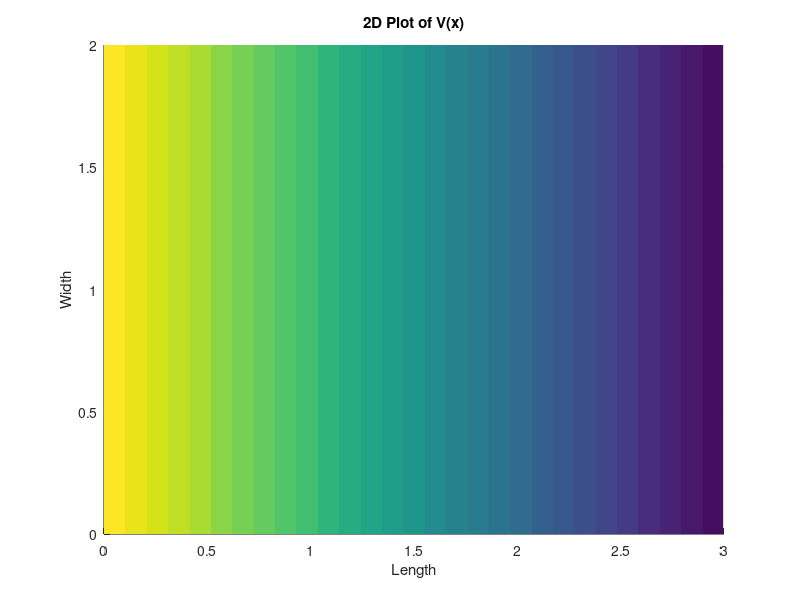
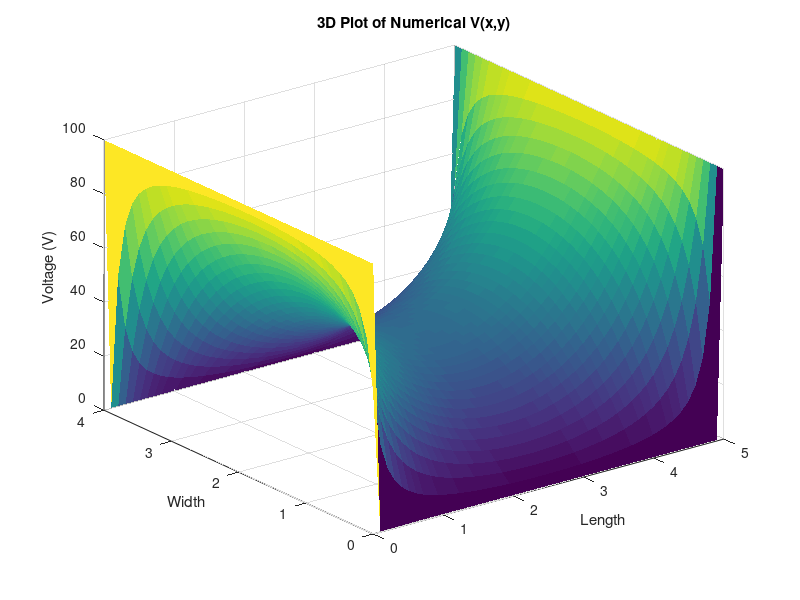
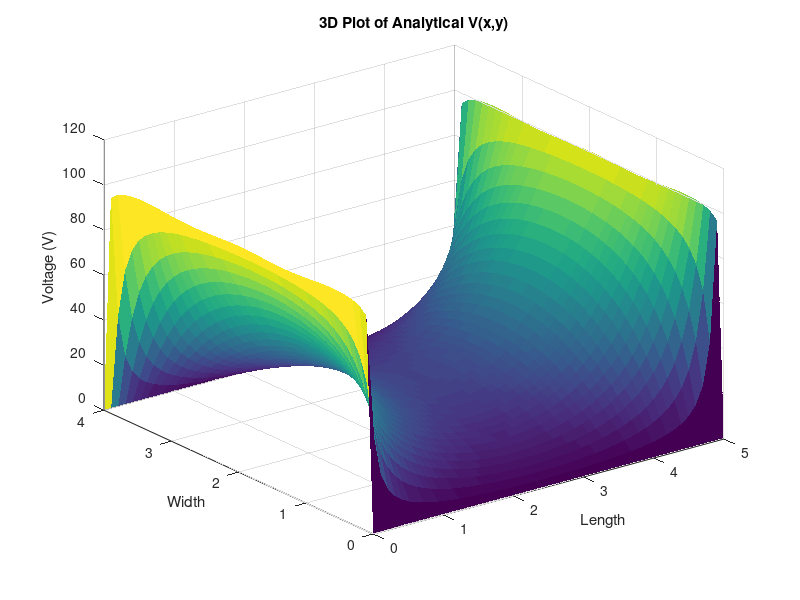
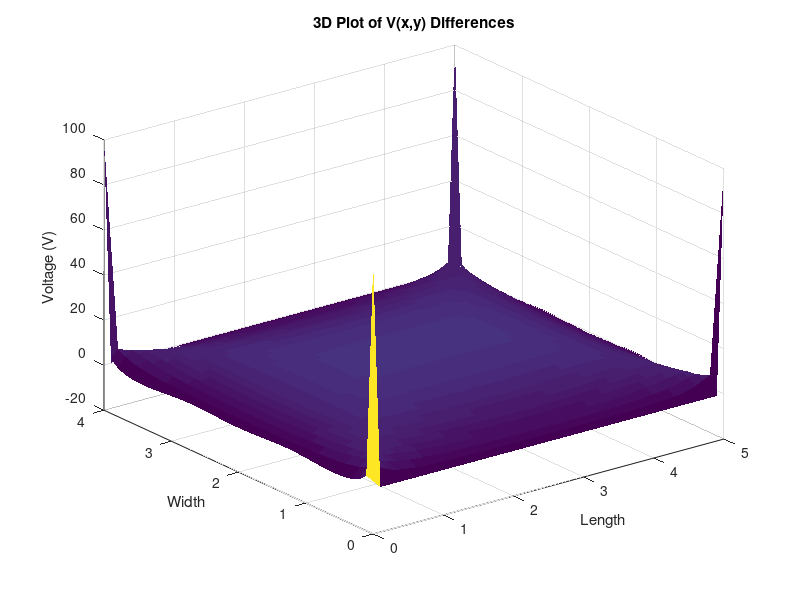

The MATLAB source for these figures, in order:
clear
close
%% ELEC4700 Assignment 2
% Qiushi(Leonard) Chen
%101049864

%% ELEC4700 Assignment 2 Part 1(a)

VoL = 1; % Left side of the Area has Boundary Voltage = VoL
VoR = 0; % Right side of the Area has Boundary Voltage = VoR
L = 3; % Area Length
W = 2; % Area Width
GridSize = 0.1; % Each mesh grid has the Length and Width of 0.01
nx = L/GridSize; % Length mesh size
ny = W/GridSize; % Width mesh size
delta = 1; % Delta x and Delta y of FD condition 
G = sparse(nx*ny,nx*ny); % G matrix has size(nx*ny,nx*ny)
B = zeros(nx*ny,1); % B is the product of G matrix * V


%% (a) Solve the simple case where V = V0 at x = 0 and V = 0 at x = L.Note that in this case the top/bottom BC are not fixed

% 
for Horizontal = 1: nx
    for Vertical = 1:ny
        n = Vertical+(Horizontal-1)*ny;
        % Left side Boundary Condition
        if Horizontal == 1 
            G(n,:) = 0;
            G(n,n) = 1/delta;
            B(n) = VoL;
        % Right side Boundary Condition
        elseif Horizontal == nx
            G(n,:) = 0;
            G(n,n) = 1/delta;
            B(n) = VoR;
        
        else 
            nxm = Vertical+((Horizontal-1)-1)*ny;
            nxp = Vertical+((Horizontal+1)-1)*ny;
            G(n,n) = -2/delta;
            G(n,nxm) = 1/delta;
            G(n,nxp) = 1/delta;
        end
    end
end

Vn = G\B; % Find (ny*ny:1), size V = G\B
% Mapping the V to the matrix size of nx*ny
for irow = 1: nx 
    for jcolumn = 1:ny
         n = jcolumn+(irow-1)*ny;
         V(irow,jcolumn) = Vn(n);    
    end
end
GMatrix = full(G);
figure('name','2D Plot of V(x)')

% Creates a 2D Voltage surface plot
x = linspace(0,L,nx);
y = linspace(0,W,ny);
H = surf(x,y,V');

set(H,'linestyle','none');
title("2D Plot of V(x)")
xlabel("Length")
ylabel("Width")
zlabel("Voltage (V)")
xlim([0 L])
ylim([0 W])
view(2)



%% ELEC4700 Assignment 2 Part 1(b)

VoL = 100; % Left side of the Area has Boundary Voltage = VoL
VoR = 100; % Right side of the Area has Boundary Voltage = VoR
VoT = 0; % Top side of the Area has Boundary Voltage = VoT
VoB = 0; % Bottom side of the Area has Boundary Voltage = VoB

L = 5; % Area Length
W = 4; % Area Width
GridSize = 0.1; % Each mesh grid has the Length and Width of 0.01
nx = L/GridSize; % Length mesh size
ny = W/GridSize; % Width mesh size
index = 150; % index # of analytical series
delta = 1; % Delta x and Delta y of FD condition 
G = sparse(nx*ny); % G matrix has size(nx*ny,nx*ny)
B = zeros(nx*ny,1); % B is the product of G matrix * V
VTheory = zeros(nx,ny); % Voltage Analytical series solution

%% (b) Solve the case where V = V0 at x = 0, x = L and V = 0 at y = 0, y = W. Compare the solution of a bunch of mesh sizes to the analytical series solution


for iRow = 1: nx
    for jColumn = 1:ny
        n = jColumn+(iRow-1)*ny;
        % Left side Boundary Condition
        if iRow == 1     
            G(n,:) = 0;
            G(n,n) = 1/delta;
            B(n) = VoL;
        % Right side Boundary Condition
        elseif iRow == nx
            G(n,:) = 0;
            G(n,n) = 1/delta;
            B(n) = VoR;

        % Bottom side Boundary Condition
        elseif jColumn == 1   
            G(n,n) = 1/delta;
            B(n) = VoB;
        % Top side Boundary Condition
        elseif jColumn == ny
            G(n,n) = 1/delta;
            B(n) = VoT;     
        else 
            nxm = jColumn+((iRow-1)-1)*ny;
            nxp = jColumn+((iRow+1)-1)*ny;
            nym = (jColumn-1)+(iRow-1)*ny;
            nyp = (jColumn+1)+(iRow-1)*ny;
            G(n,n) = -4/delta;
            G(n,nxm) = 1/delta;
            G(n,nxp) = 1/delta;
            G(n,nym) = 1/delta;
            G(n,nyp) = 1/delta;
        end

    end

end
fullG = full(G);

% Find ny*ny:1 size V = G\B
Vn = G\B; 
% Mapping the V to the matrix size of nx*ny
for iRow = 1: nx
    for jColumn = 1:ny
         n = jColumn+(iRow-1)*ny;
         V(iRow,jColumn) = Vn(n);    
    end
end


x = linspace(0,L,nx);
y = linspace(0,W,ny);
[X,Y] = meshgrid(x,y);
% Creates a 3D Voltage numerical surface plot

figure('name','3D Plot of Numerical V(x,y)')
set(surf(X',Y',V),'linestyle','none');
title("3D Plot of Numerical V(x,y)")
xlabel("Length")
ylabel("Width")
zlabel("Voltage (V)")


% 
% Gfull = full(G);
% 
% figure(1)
% spy(G)

% Analytical solution
a = nx; % set a
b = ny; % set b
x1 = linspace(-b,b,nx); % set x of analytical solution
y1 = linspace(0,a,ny); % set y of analytical solution
for k=1:2:index % odd index only
    for i = 1:nx
        for j = 1:ny
            % Analytical series solution
            VTheory(i,j) = VTheory(i,j) + 4*VoL/pi*1/k*cosh(k*pi*x1(i)/a)/cosh(k*pi*b/a)*sin(k*pi*y1(j)/a);                           
        end 
    end
end

% Creates a 3D Voltage Analytical surface plot
figure('name','3D Plot of Analytical V(x,y)')
set(surf(X',Y',VTheory),'linestyle','none');
title("3D Plot of Analytical V(x,y)")
xlabel("Length")
ylabel("Width")
zlabel("Voltage (V)")

% Determine the numerical and analytical solution's differences
error = V - VTheory;
figure('name','3D Plot of V(x,y) Differences')
set(surf(X',Y',error),'linestyle','none');
title("3D Plot of V(x,y) Differences")
xlabel("Length")
ylabel("Width")
zlabel("Voltage (V)")

%%  Conclusions on meshing and comments on numerical vs analytical
    % As shown in the plot of the error between the analytical and
    % numerical Voltage solutions, the difference between two solutions 
    % are very small at the middle of the area. Howeve, at each corner of
    % the area, the differences are significant. The reason causes this happen
    % is because the corners are relatively hard to converge for the
    % analytical solutions. It usually takes more terms (close to infinite)
    % to obtain the solution with the least errors compare to the numerical one.
    % Numerical and analytical method are both great ways to modeling FD.
    % The numerical solution have the advantage like: easy to calculate,
    % and when there is a condition that there are no analytical 
    % equations, the numerical will still be useful.
    % It's disadvantage is: It usually needs high mesh density to get an
    % accurate solution.

    % For Analytical method, it is usually more accurate than numerical
    % method, becasue Analytical method are presented as math expressions.
% 

%% ELEC4700 Assignment 2 Part 2(a)

VoL = 100; % Left side of the Area has Boundary Voltage = VoL
VoR = 0; % Right side of the Area has Boundary Voltage = VoR
VoT = 0; % Top side of the Area has Boundary Voltage = VoT
VoB = 0; % Bottom side of the Area has Boundary Voltage = VoB
Pixel = 10; % Number of mesh per unit length/width

Lb = 2; % Box Length
Wb = 2; % Box Width
xBox = Lb*Pixel; % Box length Pixel Number
yBox = Wb*Pixel; % Box width Pixel Number
L = 9; % Area Length
W = 6; % Area Width
nx = L*Pixel; % Area length Pixel Number
ny = W*Pixel; % Area wdith Pixel Number
sigma = 1; % Outside Box Area Conductivity
BoxSigma = 0.01; % Inside Box Area Conductivity
G = sparse(nx*ny); % G matrix has size(nx*ny,nx*ny)
B = zeros(nx*ny,1); % B is the product of G matrix * V
Conductivity = sigma*ones(nx,ny); % Conductivity of the entire area
%% (a) Calculate the current flow at the two contacts. Generate plots of Cond(x,y), V(x,y), E(x,y), J(x,y)

% At the left side of the area contact, follow euqation R =
% rho*Length/Area. In this case is a 2D model, so the area will be just
% Width. R = sigma*Length/Width = 1*9/6 = 1.5. Also, Current = Voltage/R =
% VoL/1.5 = 1/1.5 = 0.6667A.

% Set Inside Box area conductivity to variable BoxSigma
for iRow = 1:nx
    for jColumn = 1:ny

        if iRow>=(nx-xBox)/2 && iRow<=((nx+xBox)/2) && jColumn<=yBox
            Conductivity(iRow,jColumn) = BoxSigma;
        elseif iRow>=(nx-xBox)/2 && iRow<=((nx+xBox)/2) && jColumn<=ny && jColumn>ny-yBox
            Conductivity(iRow,jColumn) = BoxSigma;
        end
    end
end

% for jColumn = 1:ny
%     for iRow = 1:nx
for iRow = 1:nx
    for jColumn = 1:ny
        n = jColumn+(iRow-1)*ny;
        % Left side Boundary Condition
       
        if iRow == 1      
            G(n,:) = 0;
            G(n,n) = 1;
            B(n) = VoL;
        % Right side Boundary Condition
           
        elseif iRow == nx
            G(n,:) = 0;
            G(n,n) = 1;
            B(n) = VoR;

        % Bottom side Boundary Condition
        elseif jColumn == 1    
            nxm = jColumn+((iRow-1)-1)*ny;
            nxp = jColumn+((iRow+1)-1)*ny;
            nyp = (jColumn+1)+(iRow-1)*ny;

            rxm = (Conductivity(iRow,jColumn) + Conductivity(iRow-1,jColumn))/2;
            rxp = (Conductivity(iRow,jColumn) + Conductivity(iRow+1,jColumn))/2;
            ryp = (Conductivity(iRow,jColumn) + Conductivity(iRow,jColumn+1))/2;
            
            G(n,n) = -(rxm+rxp+ryp);
            G(n,nxm) = rxm;
            G(n,nxp) = rxp;
            G(n,nyp) = ryp;
            
        % Top side Boundary Condition
        elseif jColumn == ny 
            nxm = jColumn+((iRow-1)-1)*ny;
            nxp = jColumn+((iRow+1)-1)*ny;
            nym = (jColumn-1)+(iRow-1)*ny;

            rxm = (Conductivity(iRow,jColumn) + Conductivity(iRow-1,jColumn))/2;
            rxp = (Conductivity(iRow,jColumn) + Conductivity(iRow+1,jColumn))/2;
            rym = (Conductivity(iRow,jColumn) + Conductivity(iRow,jColumn-1))/2;
            
            G(n,n) = -(rxm+rxp+rym);
            G(n,nxm) = rxm;
            G(n,nxp) = rxp;
            G(n,nym) = rym;

        else 
            nxm = jColumn+((iRow-1)-1)*ny;
            nxp = jColumn+((iRow+1)-1)*ny;
            nym = (jColumn-1)+(iRow-1)*ny;
            nyp = (jColumn+1)+(iRow-1)*ny;

            rxm = (Conductivity(iRow,jColumn) + Conductivity(iRow-1,jColumn))/2;
            rxp = (Conductivity(iRow,jColumn) + Conductivity(iRow+1,jColumn))/2;
            rym = (Conductivity(iRow,jColumn) + Conductivity(iRow,jColumn-1))/2;
            ryp = (Conductivity(iRow,jColumn) + Conductivity(iRow,jColumn+1))/2;
            
            G(n,n) = -(rxm+rxp+rym+ryp);
            G(n,nxm) = rxm;
            G(n,nxp) = rxp;
            G(n,nym) = rym;
            G(n,nyp) = ryp;
        end

    end

end


% 3D Plot of Voltage V(x,y)
figure('name','Voltage V(x,y)')

Vn = G\B; % Find (ny*ny:1) size, V = G\B
% Mapping the V to the matrix size of nx*ny
for iRow = 1: nx
    for jColumn = 1:ny
         n = jColumn+(iRow-1)*ny;
         V(iRow,jColumn) = Vn(n);    
    end
end

x = linspace(0,L,nx);
y = linspace(0,W,ny);
[X,Y] = meshgrid(x,y);

surf(x,y,V')
view(31,23)
xlim([0 L])
ylim([0 W])
title("3D Plot of Voltage V(x,y)")
xlabel("Length")
ylabel("Width")
zlabel("Voltage (V)")

% 3D Plot of Electric Field E(x,y)
[Ex,Ey] = gradient(V');
figure('name','Electric Field E(x,y)')
quiver(X,Y,-Ex,-Ey)
xlim([0 L])
ylim([0 W])
title("3D Plot of Electric Field E(x,y)")
xlabel("Length")
ylabel("Width")
zlabel("Electric Field (V/m)")

figure('name','Electric Field E(x)')
surf(X,Y,-Ex)
xlim([0 L])
ylim([0 W])
title("3D Plot of Electric Field E(x)")
xlabel("Length")
ylabel("Width")
zlabel("Electric Field (V/m)")
view(2)

figure('name','Electric Field E(y)')
surf(X,Y,-Ey)
xlim([0 L])
ylim([0 W])
title("3D Plot of Electric Field E(y)")
xlabel("Length")
ylabel("Width")
zlabel("Electric Field (V/m)")
view(2)

%E = sqrt((Ex.^2)+ (Ey.^2));

% 3D Plot of Conductivity Cond(x,y)
figure('name','Conductivity Cond(x,y)')
cond = Conductivity';
surf(X,Y,cond)
xlim([0 L])
ylim([0 W])
title("3D Plot of Conductivity Cond(x,y)")
xlabel("Length")
ylabel("Width")
zlabel("Conductivity (ohm*m)")

% 3D Plot of Current Density J(x,y)
figure('name','Current density J(x,y)')
Jx = cond.*(-Ex);
Jy = cond.*(-Ey);


quiver(X,Y,Jx,Jy)
xlim([0 L])
ylim([0 W])
title("3D Plot of Current Density J(x,y)")
xlabel("Length")
ylabel("Width")
zlabel("Current Density (A/Area)")


    
%% ELEC4700 Assignment 2 Part 2(c)

VoL = 100; % Left side of the Area has Boundary Voltage = VoL
VoR = 0; % Right side of the Area has Boundary Voltage = VoR
VoT = 0; % Top side of the Area has Boundary Voltage = VoT
VoB = 0; % Bottom side of the Area has Boundary Voltage = VoB
Pixel = 10; % Number of mesh per unit length/width

Lb = 2; % Box Length
Wb = 2; % Box Width
xBox = Lb*Pixel; % Box length Pixel Number
yBox = Wb*Pixel; % Box width Pixel Number
L = 9; % Area Length
W = 6; % Area Width
nx = L*Pixel; % Area length Pixel Number
ny = W*Pixel; % Area wdith Pixel Number
sigma = 1; % Outside Box Area Conductivity
BoxSigma = 0.01; % Inside Box Area Conductivity
G = sparse(nx*ny); % G matrix has size(nx*ny,nx*ny)
B = zeros(nx*ny,1); % B is the product of G matrix * V
Conductivity = sigma*ones(nx,ny); % Conductivity of the entire area

BottleNeckArray = W-[0:0.5:W];
current = zeros(length(BottleNeckArray),1);


%% (c) Graph or table of current vs various bottle-necks
for k = 1:length(BottleNeckArray) 
    %BottleNeckGrid = BottleNeckArray(1,k)*Pixel;
    Wb = (W-BottleNeckArray(1,k))/2;
    yBox = Wb*Pixel;
    %From Before
    
    % Set Inside Box area conductivity to variable BoxSigma
    for iRow = 1:nx
        for jColumn = 1:ny
            if iRow>=(nx-xBox)/2 && iRow<=((nx+xBox)/2) && jColumn<=yBox
                Conductivity(iRow,jColumn) = BoxSigma;
            elseif iRow>=(nx-xBox)/2 && iRow<=((nx+xBox)/2) && jColumn<=ny && jColumn>ny-yBox
                Conductivity(iRow,jColumn) = BoxSigma;
            end
        end
    end
    
    % for jColumn = 1:ny
    %     for iRow = 1:nx
    for iRow = 1:nx
        for jColumn = 1:ny
            n = jColumn+(iRow-1)*ny;
            % Left side Boundary Condition
           
            if iRow == 1      
                G(n,:) = 0;
                G(n,n) = 1;
                B(n) = VoL;
            % Right side Boundary Condition
               
            elseif iRow == nx
                G(n,:) = 0;
                G(n,n) = 1;
                B(n) = VoR;
    
            % Bottom side Boundary Condition
            elseif jColumn == 1    
                nxm = jColumn+((iRow-1)-1)*ny;
                nxp = jColumn+((iRow+1)-1)*ny;
                nyp = (jColumn+1)+(iRow-1)*ny;
    
                rxm = (Conductivity(iRow,jColumn) + Conductivity(iRow-1,jColumn))/2;
                rxp = (Conductivity(iRow,jColumn) + Conductivity(iRow+1,jColumn))/2;
                ryp = (Conductivity(iRow,jColumn) + Conductivity(iRow,jColumn+1))/2;
                
                G(n,n) = -(rxm+rxp+ryp);
                G(n,nxm) = rxm;
                G(n,nxp) = rxp;
                G(n,nyp) = ryp;
                
            % Top side Boundary Condition
            elseif jColumn == ny 
                nxm = jColumn+((iRow-1)-1)*ny;
                nxp = jColumn+((iRow+1)-1)*ny;
                nym = (jColumn-1)+(iRow-1)*ny;
    
                rxm = (Conductivity(iRow,jColumn) + Conductivity(iRow-1,jColumn))/2;
                rxp = (Conductivity(iRow,jColumn) + Conductivity(iRow+1,jColumn))/2;
                rym = (Conductivity(iRow,jColumn) + Conductivity(iRow,jColumn-1))/2;
                
                G(n,n) = -(rxm+rxp+rym);
                G(n,nxm) = rxm;
                G(n,nxp) = rxp;
                G(n,nym) = rym;
    
            else 
                nxm = jColumn+((iRow-1)-1)*ny;
                nxp = jColumn+((iRow+1)-1)*ny;
                nym = (jColumn-1)+(iRow-1)*ny;
                nyp = (jColumn+1)+(iRow-1)*ny;
    
                rxm = (Conductivity(iRow,jColumn) + Conductivity(iRow-1,jColumn))/2;
                rxp = (Conductivity(iRow,jColumn) + Conductivity(iRow+1,jColumn))/2;
                rym = (Conductivity(iRow,jColumn) + Conductivity(iRow,jColumn-1))/2;
                ryp = (Conductivity(iRow,jColumn) + Conductivity(iRow,jColumn+1))/2;
                
                G(n,n) = -(rxm+rxp+rym+ryp);
                G(n,nxm) = rxm;
                G(n,nxp) = rxp;
                G(n,nym) = rym;
                G(n,nyp) = ryp;
            end
    
        end
    
    end
    
    

    
    Vn = G\B; % Find (ny*ny:1) size, V = G\B
    % Mapping the V to the matrix size of nx*ny
    for iRow = 1: nx
        for jColumn = 1:ny
             n = jColumn+(iRow-1)*ny;
             V(iRow,jColumn) = Vn(n);    
        end
    end
    [Ex,Ey] = gradient(V');
    cond = Conductivity';
    Jx = cond.*(-Ex);
    %J = Conductivity'.*gradient(-(V'));
    
    a = sum(abs(Jx(:,45))).*W;
    a1 = sum(abs(Jx(:,41))).*W;
    a2 = sum(abs(Jx(:,21))).*W;
    J = Conductivity'.*gradient(-(V'));
    
    a = sum(abs(Jx(:,45))).*W;


%     current(k,1) = max(J,[],'all');
    current(k,1) = a;

 
end
%surf(V);
figure('name','Graph of current vs various bottle-necks')
plot(BottleNeckArray,current)
title('Graph of current vs various bottle-necks')
xlabel('Bottle-neck');
ylabel('Current (A)');


